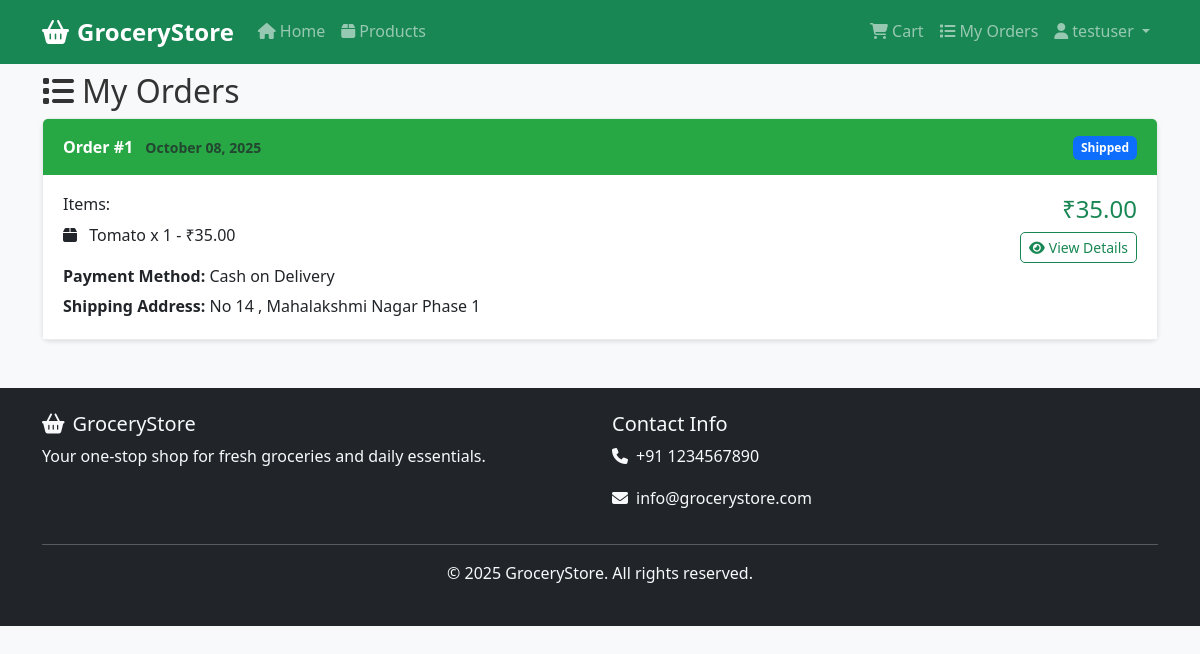
The page /my_orders (signed in) on the database its author committed.
### app.py (models this page shows)
class Order(db.Model):
    id = db.Column(db.Integer, primary_key=True)
    user_id = db.Column(db.Integer, db.ForeignKey('user.id'), nullable=False)
    total_amount = db.Column(db.Float, nullable=False)
    status = db.Column(db.String(50), default='Pending')
    shipping_address = db.Column(db.Text, nullable=False)
    payment_method = db.Column(db.String(50), default='Cash on Delivery')
    created_at = db.Column(db.DateTime, default=datetime.utcnow)
    user = db.relationship('User', backref='orders')
    items = db.relationship('OrderItem', backref='order', lazy=True)

class OrderItem(db.Model):
    id = db.Column(db.Integer, primary_key=True)
    order_id = db.Column(db.Integer, db.ForeignKey('order.id'), nullable=False)
    product_id = db.Column(db.Integer, db.ForeignKey('product.id'), nullable=False)
    quantity = db.Column(db.Integer, nullable=False)
    price = db.Column(db.Float, nullable=False)
    product = db.relationship('Product', backref='order_items')

class Product(db.Model):
    id = db.Column(db.Integer, primary_key=True)
    name = db.Column(db.String(100), nullable=False)
    description = db.Column(db.Text)
    price = db.Column(db.Float, nullable=False)
    stock = db.Column(db.Integer, default=0)
    image = db.Column(db.String(200))
    category_id = db.Column(db.Integer, db.ForeignKey('category.id'), nullable=False)
    created_at = db.Column(db.DateTime, default=datetime.utcnow)

### app.py (the view)
@app.route('/my_orders')
@login_required
def my_orders():
    orders = Order.query.filter_by(user_id=session['user_id']).order_by(Order.created_at.desc()).all()
    return render_template('my_orders.html', orders=orders)

### app.py (called while the page is built)
def login_required(f):
    @wraps(f)
    def decorated_function(*args, **kwargs):
        if 'user_id' not in session:
            flash('Please log in to access this page.', 'error')
            return redirect(url_for('login'))
        return f(*args, **kwargs)
    return decorated_function

### templates/my_orders.html (shortened to what this page needs)
{% extends "base.html" %}
{% block content %}
<div class="container">
    <h2><i class="fas fa-list me-2"></i>My Orders</h2>
    {% if orders %}
        {% for order in orders %}
        <div class="card mb-3">
            <div class="card-header d-flex justify-content-between align-items-center">
                <div>
                    <strong>Order #{{ order.id }}</strong>
                    <small class="text-muted ms-2">{{ order.created_at.strftime('%B %d, %Y') }}</small>
                </div>
                <div>
                    <span class="badge bg-{% if order.status == 'Delivered' %}success{% elif order.status == 'Processing' %}info{% elif order.status == 'Shipped' %}primary{% else %}warning{% endif %}">
                        {{ order.status }}
                    </span>
                </div>
            </div>
            <div class="card-body">
                <div class="row">
                    <div class="col-md-8">
                        <h6>Items:</h6>
                        <ul class="list-unstyled">
                            {% for item in order.items %}
                            <li class="mb-1">
                                <i class="fas fa-box me-2"></i>
                                {{ item.product.name }} x {{ item.quantity }} - ₹{{ "%.2f"|format(item.price * item.quantity) }}
                            </li>
                            {% endfor %}
                        </ul>
                        <p class="mb-1"><strong>Payment Method:</strong> {{ order.payment_method }}</p>
                        <p class="mb-0"><strong>Shipping Address:</strong> {{ order.shipping_address }}</p>
                    </div>
                    <div class="col-md-4 text-end">
                        <h4 class="text-success">₹{{ "%.2f"|format(order.total_amount) }}</h4>
                        <a href="{{ url_for('order_confirmation', order_id=order.id) }}" class="btn btn-sm btn-outline-success">
                            <i class="fas fa-eye me-1"></i>View Details
                        </a>
                    </div>
                </div>
            </div>
        </div>
        {% endfor %}
    {% endif %}
</div>
{% endblock %}

### static/css/style.css (style rules this page uses)
:root { --primary-color: #28a745; --secondary-color: #6c757d; --success-color: #28a745; --danger-color: #dc3545; --warning-color: #ffc107; --info-color: #17a2b8; --light-color: #f8f9fa; --dark-color: #343a40; }
body { font-family: 'Segoe UI', Tahoma, Geneva, Verdana, sans-serif; line-height: 1.6; color: #333; background-color: #f8f9fa; }
.btn { border-radius: 5px; font-weight: 500; transition: all 0.2s ease; }
.card-header { background-color: var(--success-color) !important; border-bottom: none; color: white !important; font-weight: 600; padding: 15px 20px; }
.card-body { padding: 20px; background-color: white; }
.card { border-radius: 8px; border: 1px solid #e9ecef; box-shadow: 0 2px 4px rgba(0,0,0,0.1); }
.badge { font-size: 0.75em; padding: 0.375rem 0.5rem; }

### rows shown on the page
Order: id "1", created_at "October 08, 2025", status "Shipped", payment_method "Cash on Delivery", shipping_address "No 14 , Mahalakshmi Nagar Phase 1", total_amount "35.00"
OrderItem: product.name "Tomato", quantity "1", item.price*item.quantity "35.00"

### other values the page prints
{{ session.username }} "testuser"
